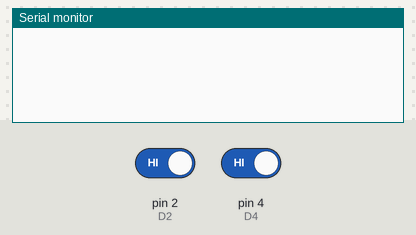
Bench run of a sketch on a simulated Arduino Uno, built with avr-gcc and run on an emulated ATmega328P. On the bench: the last lines printed to the serial monitor. Inputs (shaded band) come from the test bench; at power-on: pin 2 (D2) HIGH, pin 4 (D4) HIGH.

Above: at 1.4 s.
1.5 s: pin 2 (D2) driven LOW
At 1.71 s:
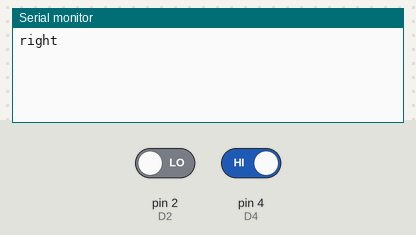
3.6 s: pin 4 (D4) driven LOW
At 3.81 s:
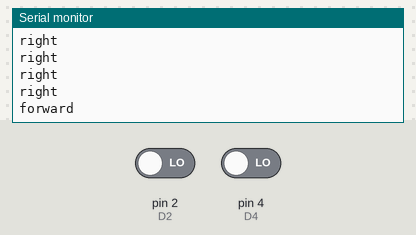
5.7 s: pin 2 (D2) driven HIGH
At 5.91 s:
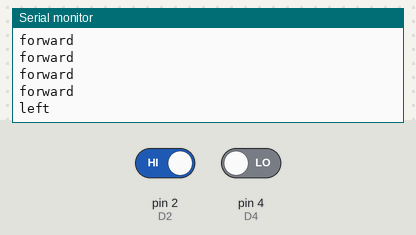

Measured:
- after the input at 1.5 s, the serial monitor: prints a new line at once (image 1)
- after the input at 3.6 s, the serial monitor: prints a new line at once (image 2)
- after the input at 5.7 s, the serial monitor: prints a new line at once (image 3)

The sketch:

M9_3.ino
```cpp
#define D2 2
#define D4 4

void setup() {
    pinMode(D2, INPUT);
    pinMode(A0, INPUT);
    pinMode(D4, INPUT);
    pinMode(A2, INPUT);
    Serial.begin(9600);
}

void loop() {
    int digi_1 = digitalRead(D2);
    int digi_2 = digitalRead(D4);
    if (digi_1 == 0 && digi_2 == 0) //white
    {
        //forward
        Serial.println("forward");
    }
    if (digi_1 == 1 && digi_2 == 0) //black on left
    {
        //left
        Serial.println("left");
    }
    if (digi_1 == 0 && digi_2 == 1) //black on right
    {
        //right
        Serial.println("right");
    }
    if (digi_1 == 1 && digi_2 == 1) //black
    {
        //stop

    }
    delay(300);
}
```
